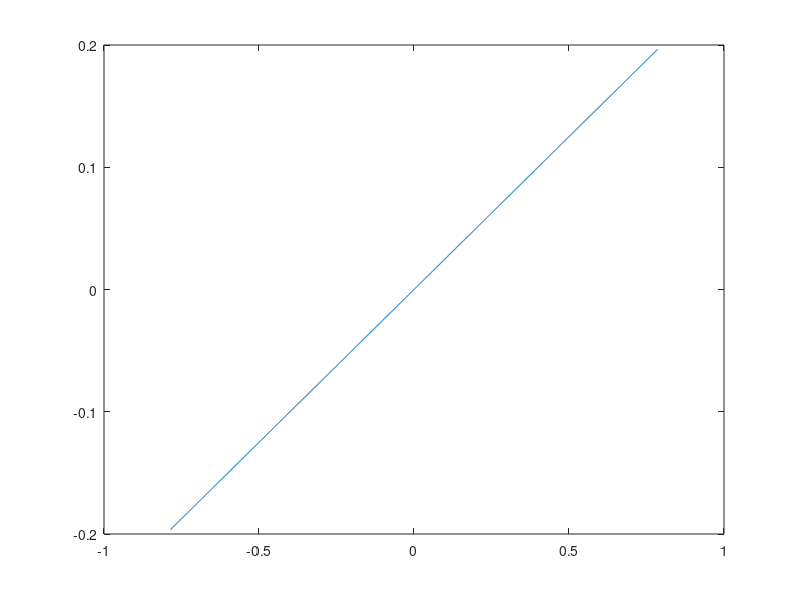
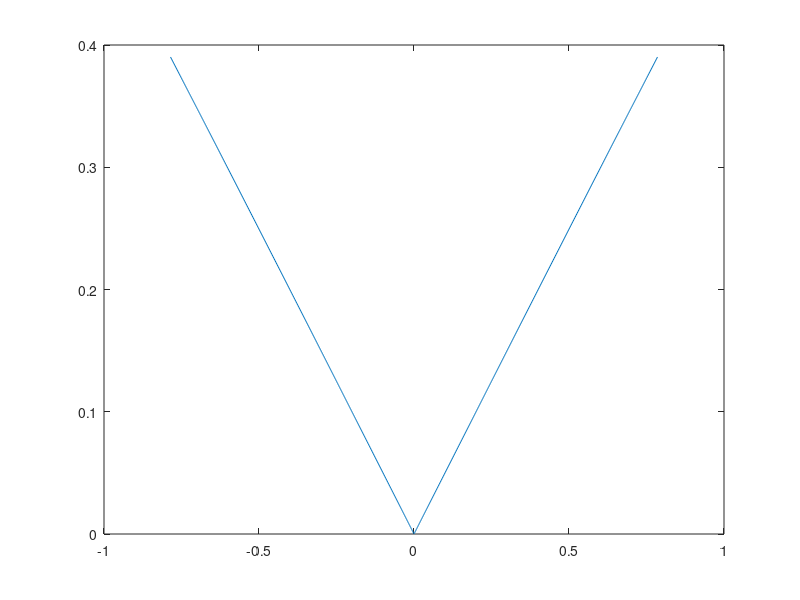
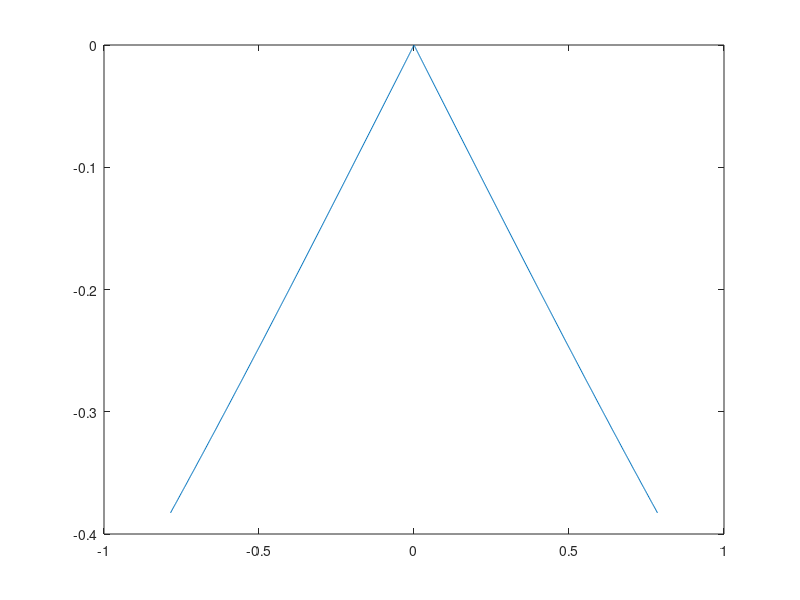
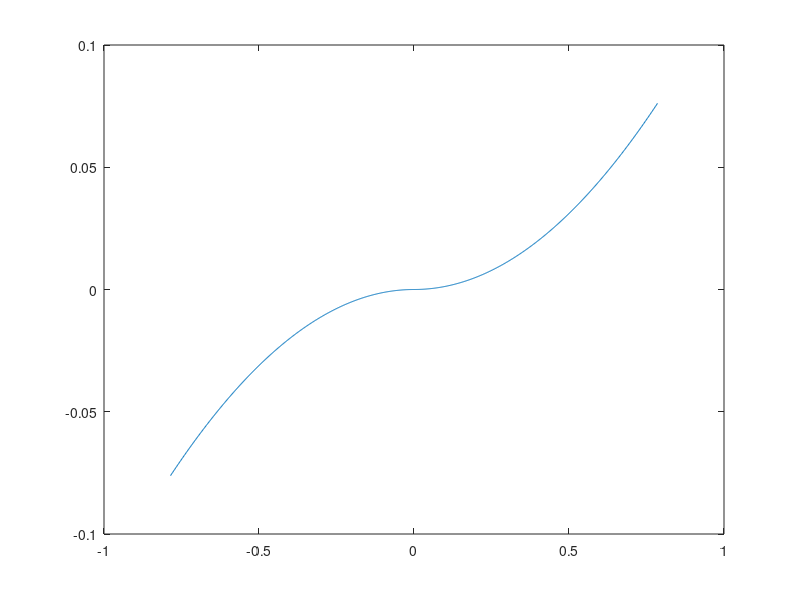

These figures' MATLAB source, in order:
% Applied force of the bending cable
x = linspace(-pi/4, pi/4,3000/pi);

c2 = cos(x/2);
s2 = sin(x/2);

figure(1);
plot(x, atan((1-c2)./s2)); % Orientation
figure(2);
plot(x, sqrt(s2.^2+(1-c2).^2)); % Magnitude
figure(3);
plot(x, -sqrt(s2.^2+(1-c2).^2).*cos(atan((1-c2)./s2))); % horizontal component
figure(4);
plot(x, sqrt(s2.^2+(1-c2).^2).*sin(atan((1-c2)./s2))); % vertical component

